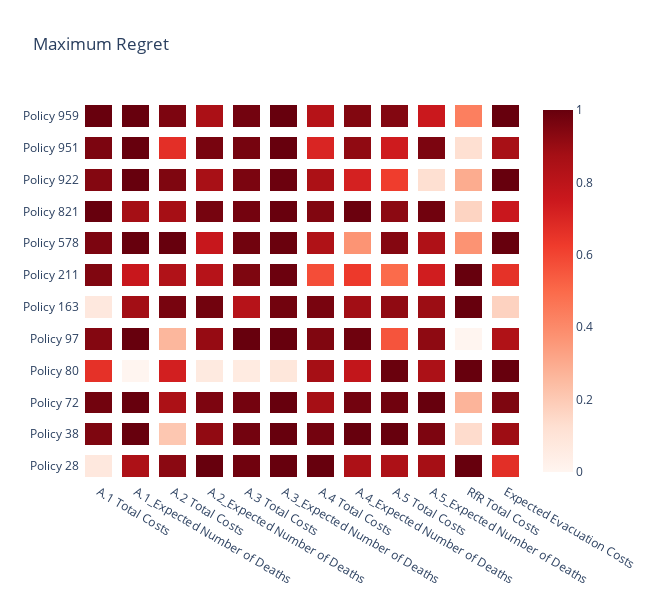

The cell this chart's notebook holds for it:
### Markdown cell above
Generate a heatmap to show the maximum regret for each policy on each outcome.

### Code cell
import plotly
import plotly.graph_objs as go

heat = go.Heatmap(z=max_regret/max_regret.max(), x=max_regret.columns.tolist(), 
              y=max_regret.reset_index()['Policy'], xgap=10, ygap=10,
              colorscale = plotly.colors.sequential.Reds)

plot_data = [heat]

layout = go.Layout(title = 'Maximum Regret',
                   width=650, height=600,
                   xaxis_showgrid=False,
                   yaxis_showgrid=False,
                   template = "plotly_white", )

fig=go.Figure(data=[heat], layout=layout) 
fig.show()
fig.write_image(f"figures/msmordm_pf3_step4_max_regret_heat.png", scale = 3)

### Figure 1 — Plotly figure (JSON) as saved in the notebook; plotly's stock layout.template omitted (floating-point values rounded to 4 significant figures; data arrays with more than 128 entries replaced by an {"elided": "..."} marker saying what was removed)
{"data": [{"colorscale": [[0, "rgb(255,245,240)"], [0.125, "rgb(254,224,210)"], [0.25, "rgb(252,187,161)"], [0.375, "rgb(252,146,114)"], [0.5, "rgb(251,106,74)"], [0.625, "rgb(239,59,44)"], [0.75, "rgb(203,24,29)"], [0.875, "rgb(165,15,21)"], [1, "rgb(103,0,13)"]], "type": "heatmap", "x": ["A.1 Total Costs", "A.1_Expected Number of Deaths", "A.2 Total Costs", "A.2_Expected Number of Deaths", "A.3 Total Costs", "A.3_Expected Number of Deaths", "A.4 Total Costs", "A.4_Expected Number of Deaths", "A.5 Total Costs", "A.5_Expected Number of Deaths", "RfR Total Costs", "Expected Evacuation Costs"], "xgap": 10, "y": ["Policy 28", "Policy 38", "Policy 72", "Policy 80", "Policy 97", "Policy 163", "Policy 211", "Policy 578", "Policy 821", "Policy 922", "Policy 951", "Policy 959"], "ygap": 10, "z": {"elided": "12x12 float values"}}], "layout": {"height": 600, "title": {"text": "Maximum Regret"}, "width": 650, "xaxis": {"autorange": true, "range": [-0.5, 11.5], "showgrid": false, "type": "category"}, "yaxis": {"autorange": true, "range": [-0.5, 11.5], "showgrid": false, "type": "category"}}}
